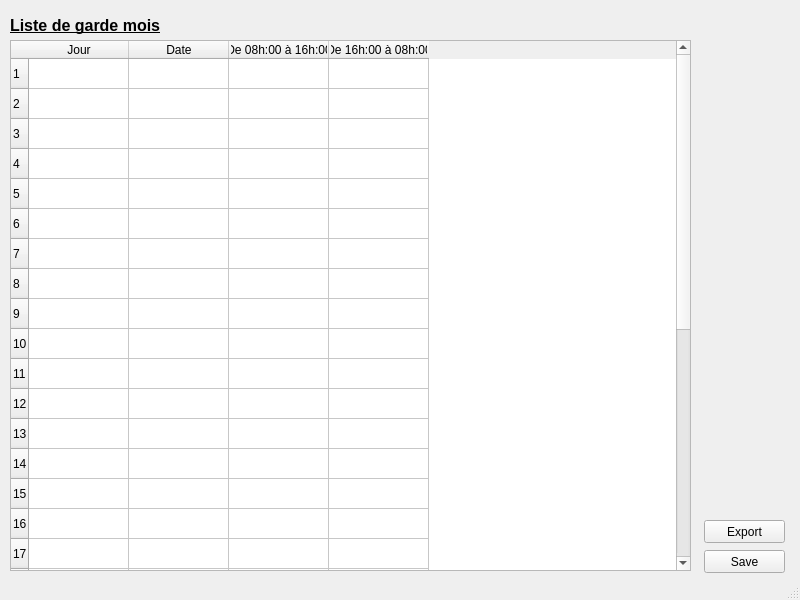
<?xml version="1.0" encoding="UTF-8"?>
<ui version="4.0">
 <class>MainWindow</class>
 <widget class="QMainWindow" name="MainWindow">
  <property name="geometry">
   <rect>
    <x>0</x>
    <y>0</y>
    <width>800</width>
    <height>600</height>
   </rect>
  </property>
  <property name="sizePolicy">
   <sizepolicy hsizetype="Preferred" vsizetype="Fixed">
    <horstretch>0</horstretch>
    <verstretch>0</verstretch>
   </sizepolicy>
  </property>
  <property name="minimumSize">
   <size>
    <width>800</width>
    <height>600</height>
   </size>
  </property>
  <property name="maximumSize">
   <size>
    <width>800</width>
    <height>600</height>
   </size>
  </property>
  <property name="windowTitle">
   <string>Planing de garde laboratoire</string>
  </property>
  <widget class="QWidget" name="centralwidget">
   <widget class="QPushButton" name="pushButton">
    <property name="geometry">
     <rect>
      <x>704</x>
      <y>550</y>
      <width>81</width>
      <height>23</height>
     </rect>
    </property>
    <property name="text">
     <string>Save</string>
    </property>
   </widget>
   <widget class="QLabel" name="label">
    <property name="geometry">
     <rect>
      <x>10</x>
      <y>10</y>
      <width>441</width>
      <height>31</height>
     </rect>
    </property>
    <property name="font">
     <font>
      <pointsize>12</pointsize>
      <weight>75</weight>
      <italic>false</italic>
      <bold>true</bold>
      <underline>true</underline>
     </font>
    </property>
    <property name="text">
     <string>Liste de garde mois</string>
    </property>
    <property name="alignment">
     <set>Qt::AlignLeading|Qt::AlignLeft|Qt::AlignVCenter</set>
    </property>
   </widget>
   <widget class="QPushButton" name="pushButton_2">
    <property name="geometry">
     <rect>
      <x>704</x>
      <y>520</y>
      <width>81</width>
      <height>23</height>
     </rect>
    </property>
    <property name="text">
     <string>Export</string>
    </property>
   </widget>
   <widget class="QTableWidget" name="tableWidget">
    <property name="geometry">
     <rect>
      <x>10</x>
      <y>40</y>
      <width>681</width>
      <height>531</height>
     </rect>
    </property>
    <property name="editTriggers">
     <set>QAbstractItemView::NoEditTriggers</set>
    </property>
    <property name="selectionMode">
     <enum>QAbstractItemView::NoSelection</enum>
    </property>
    <row>
     <property name="text">
      <string>1</string>
     </property>
    </row>
    <row>
     <property name="text">
      <string>2</string>
     </property>
    </row>
    <row>
     <property name="text">
      <string>3</string>
     </property>
    </row>
    <row>
     <property name="text">
      <string>4</string>
     </property>
    </row>
    <row>
     <property name="text">
      <string>5</string>
     </property>
    </row>
    <row>
     <property name="text">
      <string>6</string>
     </property>
    </row>
    <row>
     <property name="text">
      <string>7</string>
     </property>
    </row>
    <row>
     <property name="text">
      <string>8</string>
     </property>
    </row>
    <row>
     <property name="text">
      <string>9</string>
     </property>
    </row>
    <row>
     <property name="text">
      <string>10</string>
     </property>
    </row>
    <row>
     <property name="text">
      <string>11</string>
     </property>
    </row>
    <row>
     <property name="text">
      <string>12</string>
     </property>
    </row>
    <row>
     <property name="text">
      <string>13</string>
     </property>
    </row>
    <row>
     <property name="text">
      <string>14</string>
     </property>
    </row>
    <row>
     <property name="text">
      <string>15</string>
     </property>
    </row>
    <row>
     <property name="text">
      <string>16</string>
     </property>
    </row>
    <row>
     <property name="text">
      <string>17</string>
     </property>
    </row>
    <row>
     <property name="text">
      <string>18</string>
     </property>
    </row>
    <row>
     <property name="text">
      <string>19</string>
     </property>
    </row>
    <row>
     <property name="text">
      <string>20</string>
     </property>
    </row>
    <row>
     <property name="text">
      <string>21</string>
     </property>
    </row>
    <row>
     <property name="text">
      <string>22</string>
     </property>
    </row>
    <row>
     <property name="text">
      <string>23</string>
     </property>
    </row>
    <row>
     <property name="text">
      <string>24</string>
     </property>
    </row>
    <row>
     <property name="text">
      <string>25</string>
     </property>
    </row>
    <row>
     <property name="text">
      <string>26</string>
     </property>
    </row>
    <row>
     <property name="text">
      <string>27</string>
     </property>
    </row>
    <row>
     <property name="text">
      <string>28</string>
     </property>
    </row>
    <row>
     <property name="text">
      <string>29</string>
     </property>
    </row>
    <row>
     <property name="text">
      <string>30</string>
     </property>
    </row>
    <row>
     <property name="text">
      <string>31</string>
     </property>
    </row>
    <column>
     <property name="text">
      <string>Jour</string>
     </property>
    </column>
    <column>
     <property name="text">
      <string>Date</string>
     </property>
    </column>
    <column>
     <property name="text">
      <string>De 08h:00 à 16h:00</string>
     </property>
    </column>
    <column>
     <property name="text">
      <string>De 16h:00 à 08h:00</string>
     </property>
    </column>
   </widget>
  </widget>
  <widget class="QStatusBar" name="statusbar"/>
 </widget>
 <resources/>
 <connections/>
</ui>
